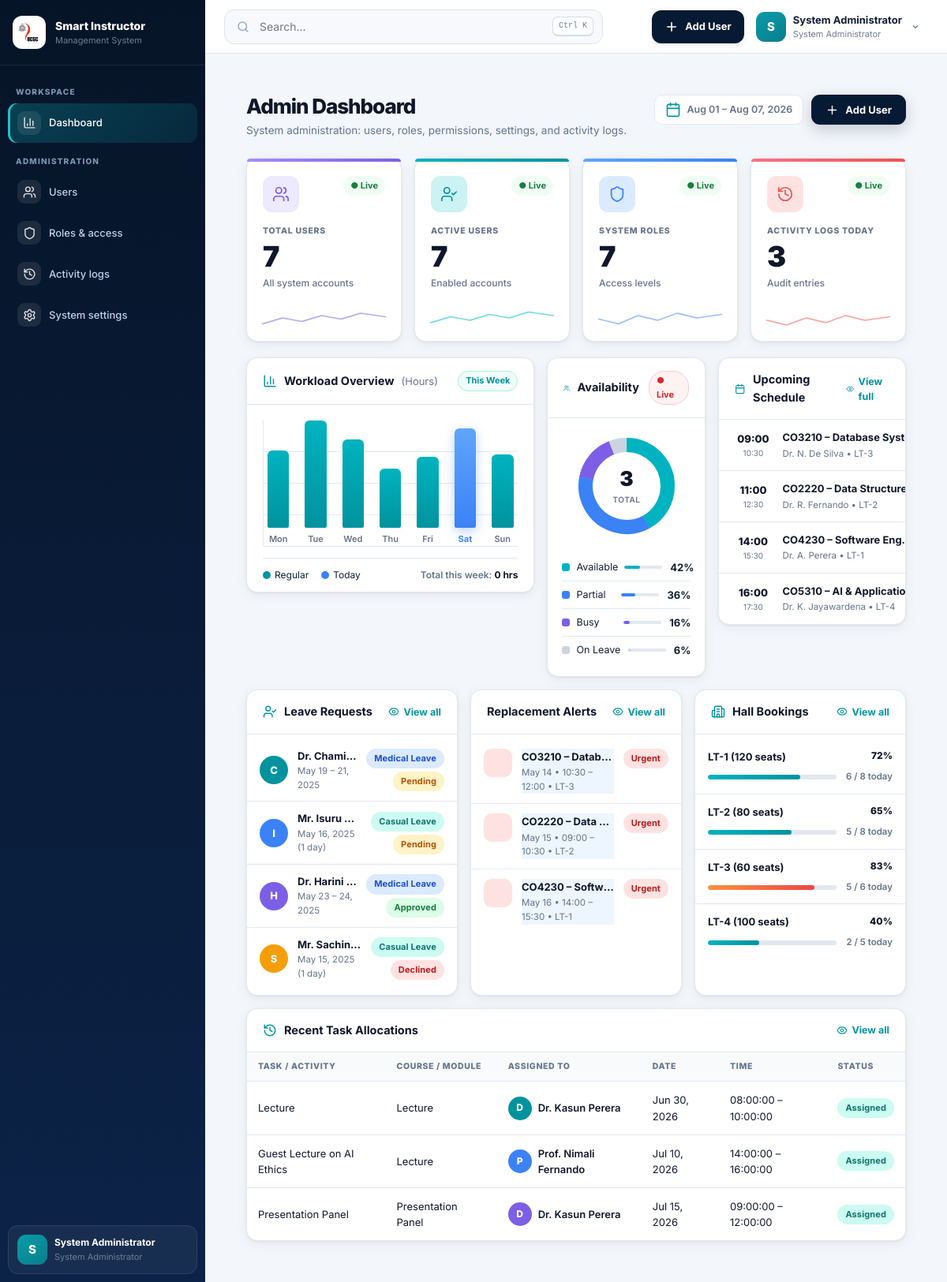
Page /admin/dashboard.php (signed in) on the committed database.
### tables this page shows
CREATE TABLE users (
    id INT AUTO_INCREMENT PRIMARY KEY,
    username VARCHAR(50) NOT NULL UNIQUE,
    email VARCHAR(100) NOT NULL UNIQUE,
    password VARCHAR(255) NOT NULL,
    full_name VARCHAR(150) NOT NULL,
    role_id INT NOT NULL,
    status ENUM('active', 'inactive', 'suspended') DEFAULT 'active',
    phone VARCHAR(20),
    created_at TIMESTAMP DEFAULT CURRENT_TIMESTAMP,
    updated_at TIMESTAMP DEFAULT CURRENT_TIMESTAMP ON UPDATE CURRENT_TIMESTAMP,
    FOREIGN KEY (role_id) REFERENCES roles(id) ON DELETE RESTRICT
);

CREATE TABLE roles (
    id INT AUTO_INCREMENT PRIMARY KEY,
    role_name VARCHAR(100) NOT NULL UNIQUE,
    description TEXT,
    created_at TIMESTAMP DEFAULT CURRENT_TIMESTAMP
);

CREATE TABLE task_assignments (
    id INT AUTO_INCREMENT PRIMARY KEY,
    additional_task_request_id INT NULL,
    task_type_id INT NOT NULL,
    instructor_id INT NOT NULL,
    assigned_by INT NOT NULL,                    
    assignment_date DATE NULL,
    scheduled_date DATE NOT NULL,
    start_time TIME NOT NULL,
    end_time TIME NOT NULL,
    duration_hours DECIMAL(5,2) NOT NULL,
    location VARCHAR(100),
    status ENUM('Assigned','Accepted','Completed','Cancelled') DEFAULT 'Assigned',
    is_presentation_panel TINYINT(1) DEFAULT 0,  
    notes TEXT,
    created_at TIMESTAMP DEFAULT CURRENT_TIMESTAMP,
    updated_at TIMESTAMP DEFAULT CURRENT_TIMESTAMP ON UPDATE CURRENT_TIMESTAMP,
    FOREIGN KEY (additional_task_request_id) REFERENCES additional_task_requests(id) ON DELETE SET NULL,
    FOREIGN KEY (task_type_id) REFERENCES task_types(id) ON DELETE RESTRICT,
    FOREIGN KEY (instructor_id) REFERENCES instructors(id) ON DELETE RESTRICT,
    FOREIGN KEY (assigned_by) REFERENCES users(id) ON DELETE RESTRICT
);

CREATE TABLE task_types (
    id INT AUTO_INCREMENT PRIMARY KEY,
    name VARCHAR(100) NOT NULL,
    description TEXT,
    weight DECIMAL(3,2) DEFAULT 1.00,            
    is_presentation TINYINT(1) DEFAULT 0,        
    created_at TIMESTAMP DEFAULT CURRENT_TIMESTAMP
);

### includes/dashboard_ui.php (the view, shortened to what the rows shown need)
<?php
require_once __DIR__ . '/../config/db.php';
if (!function_exists('sic_recent_tasks')) {
    function sic_recent_tasks(): array {
        global $pdo;
        try {
            return $pdo->query("
                SELECT ta.*, i.employee_id, u.full_name, tt.name AS type_name,
                       COALESCE(atr.title, tt.name, 'Academic Task') AS task_title
                FROM task_assignments ta
                LEFT JOIN instructors i ON ta.instructor_id = i.id
                LEFT JOIN users u ON i.user_id = u.id
                LEFT JOIN task_types tt ON ta.task_type_id = tt.id
                LEFT JOIN additional_task_requests atr ON ta.additional_task_request_id = atr.id
                ORDER BY ta.created_at DESC LIMIT 6
            ")->fetchAll(PDO::FETCH_ASSOC);
        } catch(Throwable $e) { return []; }
    }
}
if (!function_exists('sic_icon')) {
    function sic_icon(string $name, string $class = 'svg-icon'): string {
        $iconMap = [
            'users'=>'users','user-check'=>'user-check','shield'=>'shield','history'=>'history',
            'tasks'=>'briefcase-business','chart'=>'chart-column','swap'=>'history','bell'=>'bell',
            'group'=>'users','clipboard'=>'book-open','warning'=>'triangle-alert','clock'=>'clock',
            'instructor'=>'graduation-cap','project'=>'briefcase-business','gauge'=>'chart-column',
            'calendar'=>'calendar','building'=>'building-2','user-clock'=>'clock',
            'display'=>'chart-column','users-gear'=>'settings','location'=>'building-2',
            'user-minus'=>'user-minus','pie'=>'chart-column','bolt'=>'plus','search'=>'search',
            'plus'=>'plus','eye'=>'eye','edit'=>'square-pen','delete'=>'trash-2',
            'settings'=>'settings','profile'=>'circle-user-round','logout'=>'log-out',
            'course'=>'book-open','arrow-up'=>'trending-up','arrow-right'=>'arrow-right',
            'check'=>'check-circle','alert'=>'alert-circle',
        ];
        $fileName = $iconMap[$name] ?? $name;
        $candidatePaths = [
            __DIR__ . '/../assets/icons/' . $fileName . '.svg',
            __DIR__ . '/../../assets/icons/' . $fileName . '.svg',
            __DIR__ . '/icons/' . $fileName . '.svg',
        ];
        $file = null;
        foreach ($candidatePaths as $candidate) {
            if (is_file($candidate) && is_readable($candidate)) { $file = $candidate; break; }
        }
        if ($file === null) { return ''; }
        $svg = file_get_contents($file);
        $safeClass = trim(preg_replace('/[^a-zA-Z0-9 _-]/', '', $class));
        $classAttr = $safeClass !== '' ? ' class="' . htmlspecialchars($safeClass, ENT_QUOTES, 'UTF-8') . '"' : '';
        $svg = preg_replace('/<svg\b([^>]*)>/i', '<svg$1' . $classAttr . ' aria-hidden="true" focusable="false">', $svg, 1);
        return '<span class="sic-icon" aria-hidden="true">' . $svg . '</span>';
    }
}
        ?>
        <?php
function sic_render_dashboard(string $heading, string $subtitle, array $cards = [], string $primaryActionUrl = '', string $primaryActionText = 'Quick Action') {
    $tasks     = sic_recent_tasks();
    $weekStart = date('M d');
    $weekEnd   = date('M d, Y', strtotime('+6 days'));
?>
<section class="dash-page">
    <div class="dash-hero">
        <div class="dash-title-wrap">
            <h1><?= htmlspecialchars($heading) ?></h1>
        </div>
            <span class="date-chip"><?= sic_icon('calendar') ?><?= htmlspecialchars($weekStart) ?> – <?= htmlspecialchars($weekEnd) ?></span>
    </div>
    <div class="dash-grid-row1">
        <div class="d-card">
            <div class="section-head">
                <h2 class="section-title"><?= sic_icon('chart') ?>Workload Overview <span style="font-weight:400;color:var(--d-muted);font-size:13px;">(Hours)</span></h2>
            </div>
        </div>
        <div class="d-card">
            <div class="section-head">
                <h2 class="section-title"><?= sic_icon('users') ?>Availability</h2>
            </div>
        </div>
        <div class="d-card">
            <div class="section-head">
                <h2 class="section-title"><?= sic_icon('calendar') ?>Upcoming Schedule</h2>
            </div>
        </div>
    </div>
    <div class="dash-grid-row2">
        <div class="d-card">
            <div class="section-head">
                <h2 class="section-title"><?= sic_icon('user-check') ?>Leave Requests</h2>
            </div>
        </div>
        <div class="d-card">
            <div class="section-head">
                <h2 class="section-title"><?= sic_icon('warning') ?>Replacement Alerts</h2>
            </div>
        </div>
        <div class="d-card">
            <div class="section-head">
                <h2 class="section-title"><?= sic_icon('building') ?>Hall Bookings</h2>
            </div>
        </div>
    </div>
    <div class="d-card">
        <div class="section-head">
            <h2 class="section-title"><?= sic_icon('history') ?>Recent Task Allocations</h2>
        </div>
        <div class="act-table-wrap">
            <table class="act-table">
                <thead>
                    <tr>
                        <th>Task / Activity</th>
                        <th>Course / Module</th>
                        <th>Assigned To</th>
                        <th>Date</th>
                        <th>Time</th>
                        <th>Status</th>
                    </tr>
                </thead>
                <tbody>
                <?php
                $actColors = ['#00939e','#3b82f6','#7c5fe6','#f59e0b','#ef5350','#22c55e'];
                foreach ($tasks as $ti => $t):
                    $status = $t['status'] ?? 'Pending';
                    $cls = $status === 'Completed' ? 's-pill-green'
                         : ($status === 'In Progress' ? 's-pill-blue'
                         : ($status === 'Assigned' ? 's-pill-teal' : 's-pill-orange'));
                    $actBg = $actColors[$ti % count($actColors)];
                ?>
                <tr>
                    <td data-label="Task"><?= htmlspecialchars($t['task_title'] ?? 'Academic Task') ?></td>
                    <td data-label="Course"><?= htmlspecialchars($t['type_name'] ?? 'Module') ?></td>
                    <td data-label="Assigned To">
                        <div class="act-assignee">
                            <div class="act-avatar" style="background:<?= $actBg ?>"><?= strtoupper(substr((string)($t['full_name'] ?? 'U'), 0, 1)) ?></div>
                            <span class="act-name"><?= htmlspecialchars($t['full_name'] ?? 'Unassigned') ?></span>
                        </div>
                    </td>
                    <td data-label="Date"><?= !empty($t['scheduled_date']) ? date('M d, Y', strtotime($t['scheduled_date'])) : '—' ?></td>
                    <td data-label="Time"><?= htmlspecialchars(trim(($t['start_time'] ?? '') . ' – ' . ($t['end_time'] ?? ''), ' –')) ?: '—' ?></td>
                    <td data-label="Status"><span class="s-pill <?= $cls ?>"><?= htmlspecialchars($status) ?></span></td>
                </tr>
                <?php endforeach; ?>
                </tbody>
            </table>
        </div>
    </div>
</section>
<?php } ?>

### includes/sidebar.php (shortened to what the rows shown need)
<?php
require_once __DIR__ . '/../config/config.php';
require_once __DIR__ . '/auth.php';
$currentRole = (int)getCurrentRoleId();
$currentPage = basename($_SERVER['PHP_SELF'] ?? '');
$currentUser = getCurrentUser() ?: [];
if (!function_exists('sidebar_link')) {
    function sidebar_link(string $path, string $label, string $icon, string $currentPage): void {
        $active = basename($path) === $currentPage ? ' active' : '';
        $iconUrl = app_url('assets/icons/' . $icon . '.svg');
        echo '<li><a class="sidebar-link' . $active . '" href="' . htmlspecialchars(app_url($path)) . '">';
        echo '<span class="sidebar-icon"><img src="' . htmlspecialchars($iconUrl) . '" alt=""></span>';
        echo '<span>' . htmlspecialchars($label) . '</span></a></li>';
    }
}
?>
<aside class="sidebar" id="sidebar">
  <div class="sidebar-head">
    <span class="sidebar-emblem"><img src="<?= app_url('assets/images/ucsc-logo.png') ?>" alt="UCSC"></span>
    <div><strong>Smart Instructor</strong><small>Management System</small></div>
  </div>
  <nav aria-label="Main navigation">
    <p class="sidebar-label">Workspace</p>
    <ul class="sidebar-nav">
      <?php
      $dashMap = [
        ROLE_ADMIN=>'admin/dashboard.php', ROLE_INSTRUCTOR=>'instructor/dashboard.php',
        ROLE_COORDINATOR=>'coordinator/dashboard.php', ROLE_CHIEF_COORDINATOR=>'chief_coordinator/dashboard.php',
        ROLE_NON_ACADEMIC=>'non_academic/dashboard.php', ROLE_PROJECT_COORDINATOR=>'project_coordinator/coordinator_dashboard.php',
        ROLE_DIRECTOR=>'director/dashboard.php'
      ];
      sidebar_link($dashMap[$currentRole] ?? 'index.php', 'Dashboard', 'chart-column', $currentPage);
      if ($currentRole === ROLE_ADMIN) {
        echo '<p class="sidebar-label">Administration</p>';
      }
      ?>
    </ul>
  </nav>
  <div class="sidebar-user">
    <span class="avatar"><?= htmlspecialchars(strtoupper(substr((string)($currentUser['full_name'] ?? 'U'),0,1))) ?></span>
    <span><strong><?= htmlspecialchars($currentUser['full_name'] ?? 'UCSC User') ?></strong><small><?= htmlspecialchars($currentUser['role_name'] ?? 'System User') ?></small></span>
  </div>
</aside>

### includes/navbar.php (shortened to what the rows shown need)
<?php
$roleId = function_exists('getCurrentRoleId') ? (int)getCurrentRoleId() : 0;
?>
<header class="topbar">
  <div class="topbar-inner">
    <div class="topbar-left">
      <div class="global-search" role="search">
        <svg viewBox="0 0 24 24" fill="none" stroke="currentColor" stroke-width="2" stroke-linecap="round"><circle cx="11" cy="11" r="7"/><path d="m20 20-4-4"/></svg>
        <input id="globalSearch" type="search" placeholder="Search..." aria-label="Search this page">
        <kbd>Ctrl K</kbd>
      </div>
    </div>
    <div class="top-actions">
      <?php if ($roleId === ROLE_ADMIN): ?>
      <div class="menu-wrap">
        <button class="primary-action" type="button" data-menu-button="quickMenu" aria-expanded="false">
          <svg viewBox="0 0 24 24" fill="none" stroke="currentColor" stroke-width="2.2" stroke-linecap="round"><path d="M12 5v14M5 12h14"/></svg>
          <span>Add User</span>
        </button>
      </div>
      <?php endif; ?>
      <div class="menu-wrap">
        <button class="profile-button" type="button" data-menu-button="profileMenu" aria-expanded="false">
          <span class="avatar"><?= htmlspecialchars($userInitial) ?></span>
          <span class="profile-copy">
            <strong><?= htmlspecialchars($displayName) ?></strong>
            <small><?= htmlspecialchars($roleName) ?></small>
          </span>
          <svg class="chevron" viewBox="0 0 24 24" fill="none" stroke="currentColor" stroke-width="2" stroke-linecap="round"><path d="m8 10 4 4 4-4"/></svg>
        </button>
      </div>
    </div>
  </div>
</header>

### rows in the picture
users: full_name "S", full_name "System Administrator", role.role_name "System Administrator"
task_assignments: task_title "Lecture", task_type.name "Lecture", users.full_name "D", users.full_name "Dr. Kasun Perera", scheduled_date "Jun 30, 2026", start_time+end_time "08:00:00 – 10:00:00", status "Assigned"
task_assignments: task_title "Guest Lecture on AI Ethics", task_type.name "Lecture", assigned_by.full_name "P", assigned_by.full_name "Prof. Nimali Fernando", scheduled_date "Jul 10, 2026", start_time+end_time "14:00:00 – 16:00:00", status "Assigned"
task_assignments: task_title "Presentation Panel", task_type.name "Presentation Panel", users.full_name "D", users.full_name "Dr. Kasun Perera", scheduled_date "Jul 15, 2026", start_time+end_time "09:00:00 – 12:00:00", status "Assigned"

### other values in the picture
$label "Dashboard Users Roles & access Activity logs System settings"
$heading "Admin Dashboard"
$subtitle "System administration: users, roles, permissions, settings, and activity logs."
$primaryActionText "Add User"
$c[0] "TOTAL USERS"
$c[1] "7"
$c[2] "All system accounts"
$c[0] "ACTIVE USERS"
$c[2] "Enabled accounts"
$c[0] "SYSTEM ROLES"
$c[2] "Access levels"
$c[0] "ACTIVITY LOGS TODAY"
$c[1] "3"
$c[2] "Audit entries"
$dayLabel "Mon"
